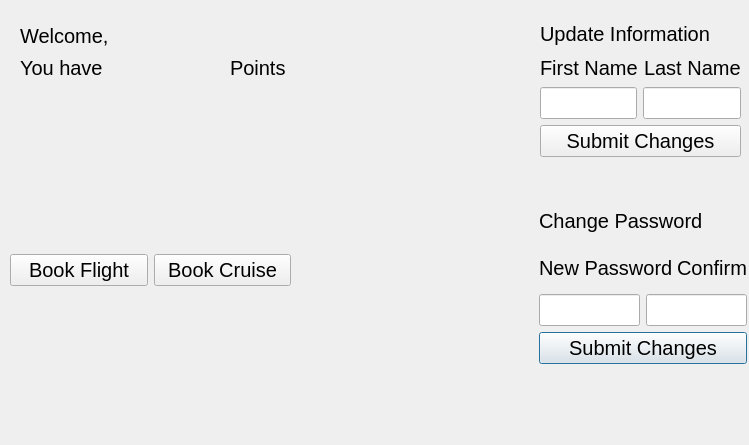
<?xml version="1.0" encoding="UTF-8"?>
<ui version="4.0">
 <class>userlogined2</class>
 <widget class="QDialog" name="userlogined2">
  <property name="geometry">
   <rect>
    <x>0</x>
    <y>0</y>
    <width>749</width>
    <height>445</height>
   </rect>
  </property>
  <property name="font">
   <font>
    <pointsize>15</pointsize>
   </font>
  </property>
  <property name="windowTitle">
   <string>Dialog</string>
  </property>
  <widget class="QWidget" name="verticalLayoutWidget_2">
   <property name="geometry">
    <rect>
     <x>539</x>
     <y>200</y>
     <width>208</width>
     <height>211</height>
    </rect>
   </property>
   <layout class="QVBoxLayout" name="verticalLayout_3">
    <item>
     <widget class="QLabel" name="label_11">
      <property name="text">
       <string>Change Password</string>
      </property>
     </widget>
    </item>
    <item>
     <layout class="QHBoxLayout" name="horizontalLayout_7">
      <item>
       <widget class="QLabel" name="label_12">
        <property name="text">
         <string>New Password</string>
        </property>
       </widget>
      </item>
      <item>
       <widget class="QLabel" name="label_13">
        <property name="text">
         <string>Confirm</string>
        </property>
       </widget>
      </item>
     </layout>
    </item>
    <item>
     <layout class="QHBoxLayout" name="horizontalLayout_8">
      <item>
       <widget class="QLineEdit" name="lineEdit_5"/>
      </item>
      <item>
       <widget class="QLineEdit" name="lineEdit_6"/>
      </item>
     </layout>
    </item>
    <item>
     <widget class="QPushButton" name="pushButton_5">
      <property name="text">
       <string>Submit Changes</string>
      </property>
     </widget>
    </item>
    <item>
     <widget class="QLabel" name="label_14">
      <property name="text">
       <string/>
      </property>
     </widget>
    </item>
   </layout>
  </widget>
  <widget class="QWidget" name="verticalLayoutWidget">
   <property name="geometry">
    <rect>
     <x>540</x>
     <y>20</y>
     <width>201</width>
     <height>171</height>
    </rect>
   </property>
   <layout class="QVBoxLayout" name="verticalLayout_4">
    <item>
     <widget class="QLabel" name="label_15">
      <property name="text">
       <string>Update Information</string>
      </property>
     </widget>
    </item>
    <item>
     <layout class="QHBoxLayout" name="horizontalLayout_9">
      <item>
       <widget class="QLabel" name="label_16">
        <property name="text">
         <string>First Name</string>
        </property>
       </widget>
      </item>
      <item>
       <widget class="QLabel" name="label_17">
        <property name="text">
         <string>Last Name</string>
        </property>
       </widget>
      </item>
     </layout>
    </item>
    <item>
     <layout class="QHBoxLayout" name="horizontalLayout_10">
      <item>
       <widget class="QLineEdit" name="lineEdit_7"/>
      </item>
      <item>
       <widget class="QLineEdit" name="lineEdit_8"/>
      </item>
     </layout>
    </item>
    <item>
     <widget class="QPushButton" name="pushButton_6">
      <property name="text">
       <string>Submit Changes</string>
      </property>
     </widget>
    </item>
    <item>
     <widget class="QLabel" name="label_18">
      <property name="text">
       <string/>
      </property>
     </widget>
    </item>
   </layout>
  </widget>
  <widget class="QWidget" name="horizontalLayoutWidget">
   <property name="geometry">
    <rect>
     <x>20</x>
     <y>20</y>
     <width>281</width>
     <height>31</height>
    </rect>
   </property>
   <layout class="QHBoxLayout" name="horizontalLayout_11">
    <item>
     <widget class="QLabel" name="label_19">
      <property name="font">
       <font>
        <pointsize>15</pointsize>
       </font>
      </property>
      <property name="text">
       <string>Welcome, </string>
      </property>
     </widget>
    </item>
    <item>
     <widget class="QLabel" name="label_20">
      <property name="text">
       <string/>
      </property>
     </widget>
    </item>
   </layout>
  </widget>
  <widget class="QWidget" name="horizontalLayoutWidget_2">
   <property name="geometry">
    <rect>
     <x>10</x>
     <y>190</y>
     <width>281</width>
     <height>161</height>
    </rect>
   </property>
   <layout class="QHBoxLayout" name="horizontalLayout_12">
    <item>
     <widget class="QPushButton" name="pushButton_7">
      <property name="font">
       <font>
        <pointsize>15</pointsize>
       </font>
      </property>
      <property name="text">
       <string>Book Flight</string>
      </property>
     </widget>
    </item>
    <item>
     <widget class="QPushButton" name="pushButton_8">
      <property name="font">
       <font>
        <pointsize>15</pointsize>
       </font>
      </property>
      <property name="text">
       <string>Book Cruise</string>
      </property>
     </widget>
    </item>
   </layout>
  </widget>
  <widget class="QLabel" name="label">
   <property name="geometry">
    <rect>
     <x>20</x>
     <y>60</y>
     <width>101</width>
     <height>16</height>
    </rect>
   </property>
   <property name="text">
    <string>You have</string>
   </property>
  </widget>
  <widget class="QLabel" name="label_2">
   <property name="geometry">
    <rect>
     <x>230</x>
     <y>60</y>
     <width>55</width>
     <height>16</height>
    </rect>
   </property>
   <property name="text">
    <string>Points.</string>
   </property>
  </widget>
  <widget class="QLabel" name="label_3">
   <property name="geometry">
    <rect>
     <x>140</x>
     <y>60</y>
     <width>55</width>
     <height>16</height>
    </rect>
   </property>
   <property name="text">
    <string/>
   </property>
  </widget>
 </widget>
 <resources/>
 <connections/>
</ui>
